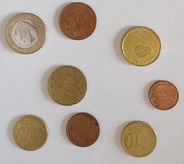
#> input picture P3/Monedas3.jpg, 184 x 164 px, shrunk from 872 x 780 before the run
$ jupyter execute --allow-errors VC_P3.ipynb
#> lines starting #> are read from the running program, lines starting #| are printed output that depends on the picture; after the words box and inside, x2 and y2 are one past the last pixel; in counts of white or black regions, pixels touching at a corner belong together; long printed decimals are rounded
#Paquetes necesarios

[cell 1]
import cv2
import numpy as np
import matplotlib.pyplot as plt
from math import dist

Carga imagen y convierte a RGB

Convierte a gris y muestra histograma

Cuenta elementos tras umbralizar

Búsqueda de componentes y sus contornos

[cell 2]
#Carga imagen ejemplo con monedas
img = cv2.imread('Monedas3.jpg')
#> img is the input picture: shape (164, 184, 3); mean B, G, R 157.1, 168.6, 180.7
print(img.shape)
#| (164, 184, 3)
#Recordando que OpenCV lee las imágenes en BGR, por lo que convertimos para visualizr RGB
img_rgb = cv2.cvtColor(img, cv2.COLOR_BGR2RGB)

#Convierte la imagen a todos de gris, mostrando el resultado
img_gris = cv2.cvtColor(img, cv2.COLOR_BGR2GRAY)

#Cálculo del histograma con 256 bins de una imagen en escala de grises
hist = cv2.calcHist([img_gris], [0], None, [256], [0, 256])
#> hist = 256 values, max 1440 at index 203, min 0 at index 0, mean 117.9
#Dos umbralizados. Te invito a probar con parámetros, aplicar filtro previo, etc.
umbral = 150
# Umbralizado binaria invertido, dado que por defecto se asume objetos en blanco
res,img_th1 = cv2.threshold(img_gris,umbral,255,cv2.THRESH_BINARY_INV)
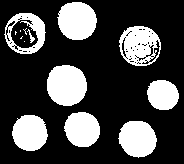
#> img_th1: shape (164, 184); 27.6% white; 14 white regions (5 under 20 px), largest, box (x1, y1, x2, y2) and area: (47, 65, 87, 106) 1321, (57, 2, 97, 40) 1193, (119, 26, 161, 66) 1138
#> res = 150
# Umbralizado con método de Otsu
ret2,img_th2 = cv2.threshold(img_gris,0,255,cv2.THRESH_BINARY_INV+cv2.THRESH_OTSU)
#> img_th2: shape (164, 184); 28.6% white; 20 white regions (11 under 20 px)
#> ret2 = 153
#Localiza contornos en imagen obtenida con umbral fijo
#findContours está diseñada para imágenes con la figura en blanco y el fondo negro
#La imagen de entrada debe ser de un canal y 8 bits excepto en los modos RETR_CCOMP o RETR_FLOODFILL
#hierarchy contiene información sobre el nivel del contorno, relaciones paterno-filiales

#Obtiene todos los contornos, externos e internos
contornos, hierarchy = cv2.findContours(
    img_th1, #imagen
    cv2.RETR_TREE, #Modo de recuperación (lista, árbol, nivel superior)
    cv2.CHAIN_APPROX_SIMPLE #Método de aproximación del contorno
    )
#> contornos = 82 contours, 68 with area under 20; largest, box (x1, y1, x2, y2) and area: (4, 13, 46, 54) 1300, (119, 26, 161, 66) 1283, (47, 65, 87, 106) 1262, (57, 2, 97, 40) 1137, (118, 121, 157, 158) 1043
#Obtiene únicamente los contornos externos
contornos2, hierarchy2 = cv2.findContours(img_th1,
    cv2.RETR_EXTERNAL ,
    cv2.CHAIN_APPROX_SIMPLE)
#> contornos2 = 8 contours; box (x1, y1, x2, y2) and area: (4, 13, 46, 54) 1300, (119, 26, 161, 66) 1283, (47, 65, 87, 106) 1262, (57, 2, 97, 40) 1137, (118, 121, 157, 158) 1043, (12, 115, 48, 151) 964, (64, 112, 100, 147) 944, (147, 80, 179, 110) 718

# Dibuja sobre la imagen de entrada todos los contornos en verde
#Cada vez que quiere pintar convierte img para no tener restos
img_rgb = cv2.cvtColor(img, cv2.COLOR_BGR2RGB)
cv2.drawContours(img_rgb, contornos, -1, (0,255,0), 3)

plt.subplot(131)
plt.axis("off")
plt.imshow(img_rgb)
plt.title('Todos los contornos')

# Dibuja sobre la imagen de entrada sólo contornos externos
img_rgb = cv2.cvtColor(img, cv2.COLOR_BGR2RGB)
cv2.drawContours(img_rgb, contornos2, -1, (0,255,0), 3)
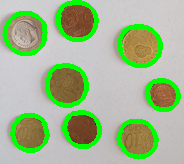
#> img_rgb: shape (164, 184, 3); mean R, G, B 158.3, 185.2, 140.5

plt.subplot(132)
plt.axis("off")
plt.imshow(img_rgb)
plt.title('Sólo externos')

#Dibuja contornos externos rellenos en imagen vacía
#crea imagen vacíanegra
img_cont = np.zeros(img_rgb.shape)
circle_cont=0;
for c in contornos2:
    #Área delcontorno
    area = cv2.contourArea(c)

    #Dimensión mínima (útil en ocasiones)
    if area > 10:
        #Perímetro delcontorno
        perimetro = cv2.arcLength(c,True)
        #Contenedor alineado con ejes de la imagen
        x,y,w,h = cv2.boundingRect(c)
        #Mínimo contenedor ajustado para el contorno
        rect = cv2.minAreaRect(c)
        #Mínimo círculo que lo contiene
        (cx,cy),radio = cv2.minEnclosingCircle(c)
        #Elipse ajustada al contorno
        if c.shape[0] > 5:
            elipse = cv2.fitEllipse(c)
            #Para determinadas tareas nos interesará mostrar estos valores
            if elipse[1][0] / elipse[1][1] >= 0.9 and elipse[1][1] / elipse[1][0] >= 0.9:
                circle_cont+=1

        #Dibuja los contornos
        cv2.drawContours(img_cont, [c], -1, (255,255,255), -1)
#> this loop made 8 passes
#> (area, perimetro, x, y, w, h, rect, cx) on passes 1 to 5: (1043, 124.2, 118, 121, 39, 37, ((137.2, 138.4), (36.09, 37.85), -78.69), 137.2), (963.5, 122.8, 12, 115, 36, 36, ((29.5, 132.5), (35, 35), -90), 29.15), (944, 116.6, 64, 112, 36, 35, ((81.5, 129), (34, 35), -90), 81.47), (718.5, 102.7, 147, 80, 32, 30, ((162.5, 94.5), (29, 31), -90), 162.1), (1261.5, 134, 47, 65, 40, 41, ((66.5, 85), (40, 39), -90), 66)
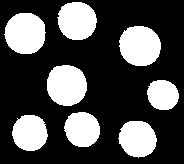
#> img_cont: shape (164, 184, 3) float64; 30.1% white; 8 white regions, largest, box (x1, y1, x2, y2) and area: (4, 13, 46, 54) 1359, (119, 26, 161, 66) 1343, (47, 65, 87, 106) 1321
#> after the loop, circle_cont = 8
print("Hay",circle_cont,"monedas")
#| Hay 8 monedas
plt.subplot(133)
plt.axis("off")
plt.imshow(img_cont)
plt.title('Externos rellenos')
plt.show()

TAREA: Captura una o varias imágenes con monedas no solapadas y algún objeto que no lo sea. Filtra los contornos que no se correpondan con monedas, y muestra el número total de monedas presentes en la imagen.

Una alternativa consiste en contar círculos utilizando la Transformada de Hough. La selección de parámetros puede ser "divertida", más [información](https://docs.opencv.org/4.x/da/d53/tutorial_py_houghcircles.html)

[cell 3]
#Conversión a gris
gris = cv2.cvtColor(img, cv2.COLOR_BGR2GRAY)
#Suaviza altas frecuencias
pimg = cv2.medianBlur(gris, 7)
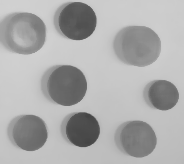
#> pimg: shape (164, 184); min 68, max 209, mean 171.9
#Localiza Círculos
circ = cv2.HoughCircles(
        pimg,  # imagen
        cv2.HOUGH_GRADIENT,  # tipo de detección
        1,
        100,  # distancia mínima entre círculos
        param1=100, # Valor del gradiente
        param2=50, #Umbral acumulador
        minRadius=50,  # radio mínimo
        maxRadius=150,  # radio máximo
    )
#> circ = None

#Dibuja sobre entrada  e imagen vacía
img_cont = np.zeros(img_rgb.shape)
img_rgb = cv2.cvtColor(img, cv2.COLOR_BGR2RGB)
#> (the rest of this cell did not finish here and is left out)

TAREA: Captura una o varias imágenes con monedas no solapadas, y otras con monedas solapadas. Identificada una moneda de un euro en la imagen, por ejemplo con un clic de ratón, calcular la cantidad de dinero presente en la imagen. ¿Qué problemas han observado?

[cell 4]
# [35 lines left out: function mouse_click_event, not called in this run]


while (True):

    cv2.imshow("image",img)
    cv2.setMouseCallback('image', mouse_click_event)
    if cv2.waitKey(20) == 27:
#> (key Esc is pressed here)
        break

# Destruye ventanas
cv2.destroyAllWindows()

Clasificación de microplásticos

TAREA: Estas tres imágenes han sido extraidas de las imágenes de mayor tamaño contenidas en la carpeta. Determina patrones geométricos para cada una de las tres clases y evalúa los aciertos y fallos con las imágenes completas la matriz de confusión. Para cada clase, determina el número de muestras que se clasifican correctamente de dicha clase, y el número de muestras que se clasifica incorrectamente por cada una de las otras dos clases.

El el trabajo [SMACC: A System for Microplastics Automatic Counting and Classification](https://doi.org/10.1109/ACCESS.2020.2970498), las características geométricas utilizadas en dicho trabajo fueron:

- Área en píxeles
- Perímetro en píxeles
- Compacidad (relación del cuadrado del perímetro con el área)
- Relación del área con la del contenedor
- Relación del ancho y el alto del contenedor
- Relación entre los ejes de la elipse ajustada
- Definido el centroide, relación entre las distancias menor y mayor al contorno

Si no se quedan satisfechos con la segmentación obtenida, es el mundo real, también en el README comento técnicas recientes de segmentación, que podrían despertar su curiosidad.

[cell 5]
#Localiza contornos en imagen obtenida con umbral fijo
#findContours está diseñada para imágenes con la figura en blanco y el fondo negro
#La imagen de entrada debe ser de un canal y 8 bits excepto en los modos RETR_CCOMP o RETR_FLOODFILL
#hierarchy contiene información sobre el nivel del contorno, relaciones paterno-filiales
imgF = cv2.imread('fragment-03-olympus-10-01-2020.JPG')
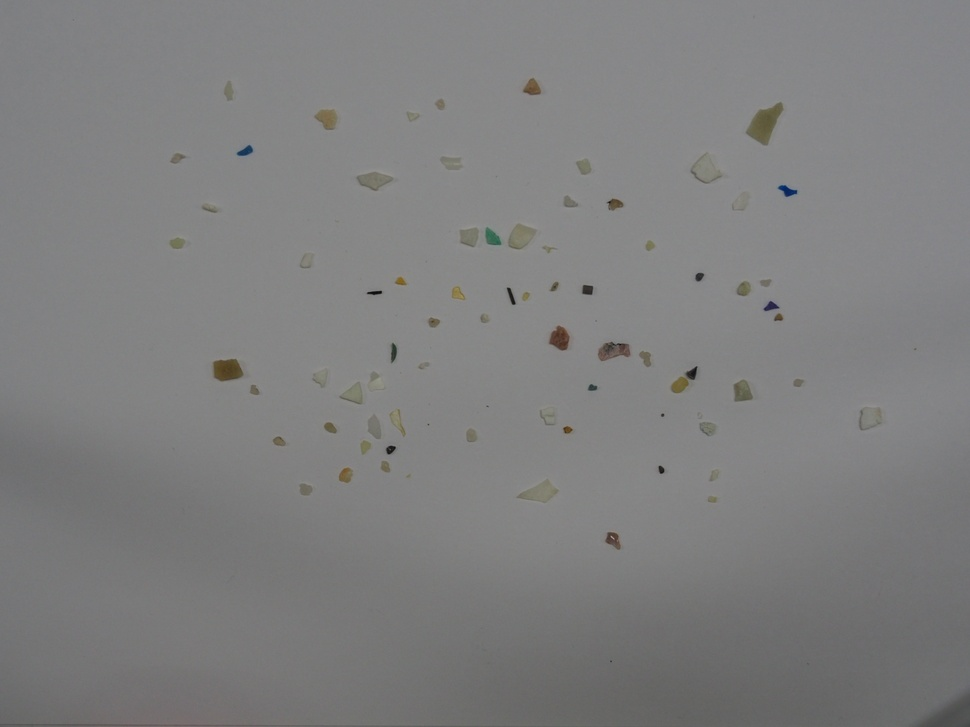
#> input picture P3/fragment-03-olympus-10-01-2020.JPG, 970 x 727 px, shrunk from 4608 x 3456 before the run
#> imgF is the input picture: shape (727, 970, 3); mean B, G, R 126.9, 126.8, 126.8
imgP = cv2.imread('pellet-03-olympus-10-01-2020.JPG')
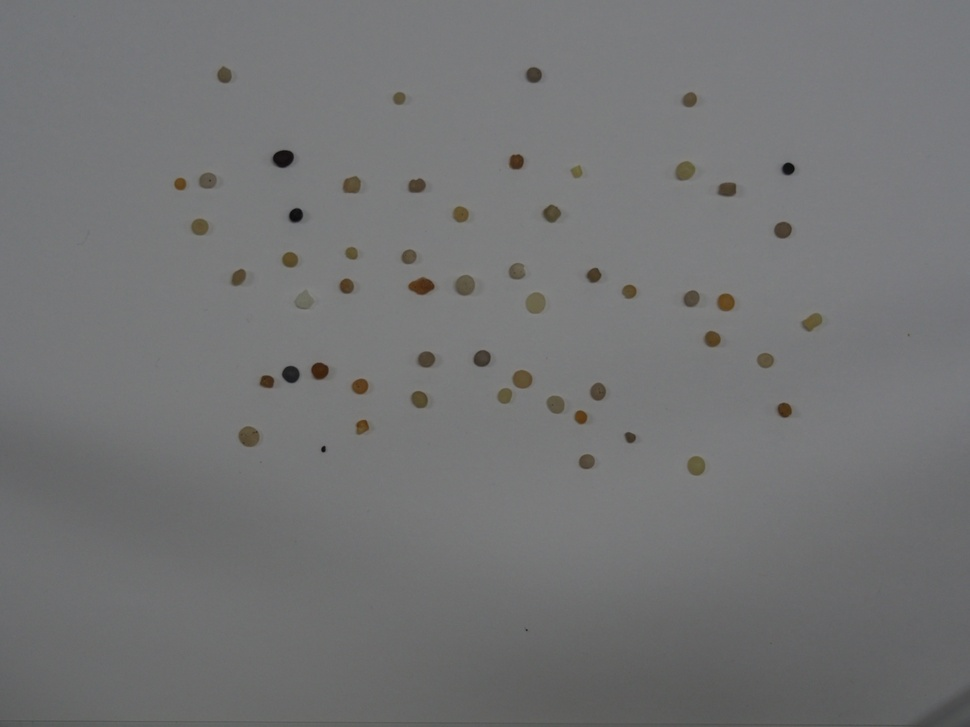
#> input picture P3/pellet-03-olympus-10-01-2020.JPG, 970 x 727 px, shrunk from 4608 x 3456 before the run
#> imgP is the input picture: shape (727, 970, 3); mean B, G, R 116.1, 115.6, 115.2
imgT = cv2.imread('tar-03-olympus-10-01-2020.JPG')
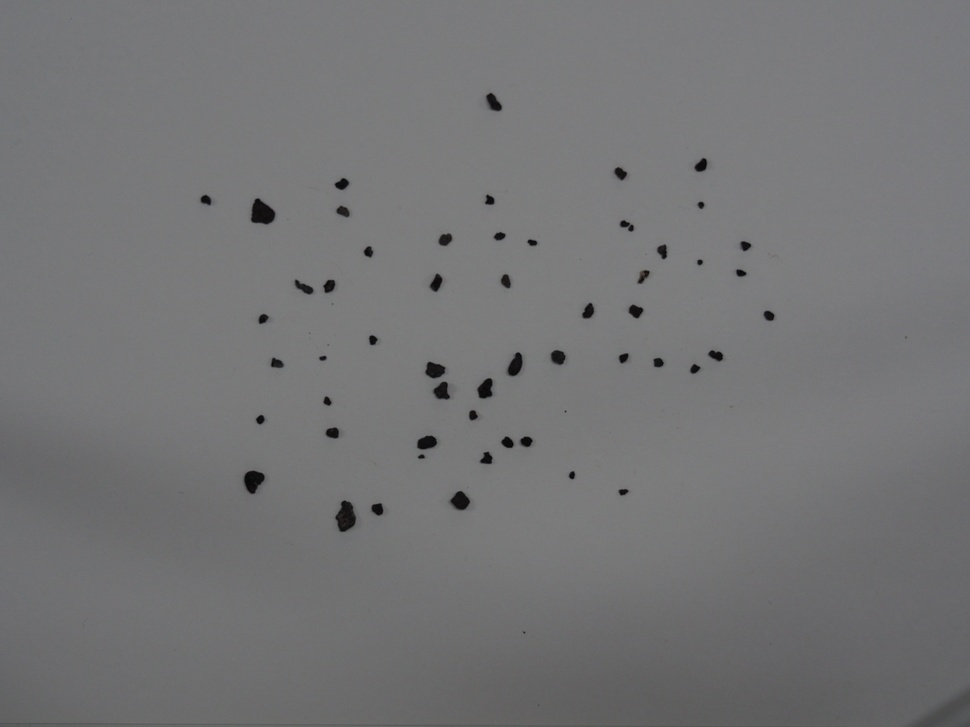
#> input picture P3/tar-03-olympus-10-01-2020.JPG, 970 x 727 px, shrunk from 4608 x 3456 before the run
#> imgT is the input picture: shape (727, 970, 3); mean B, G, R 117.2, 116.2, 116
umbralF=120
umbralP=100
umbralT=80
img_aux=imgP


def ProcesoDeImagen(imagen):

    #Obtiene todos los contornos, externos e internos

    contornos, hierarchy = cv2.findContours(
        imagen, #imagen
        cv2.RETR_TREE, #Modo de recuperación (lista, árbol, nivel superior)
        cv2.CHAIN_APPROX_SIMPLE #Método de aproximación del contorno
        )
    #Obtiene únicamente los contornos externos
    contornos2, hierarchy2 = cv2.findContours(imagen,
        cv2.RETR_EXTERNAL ,
        cv2.CHAIN_APPROX_SIMPLE)

    # Dibuja sobre la imagen de entrada todos los contornos en verde
    #Cada vez que quiere pintar convierte img para no tener restos
    img_rgb = cv2.cvtColor(imagen, cv2.COLOR_BGR2RGB)
    # Dibuja sobre la imagen de entrada sólo contornos externos
    img_rgb = cv2.cvtColor(imagen, cv2.COLOR_BGR2RGB)


    #Dibuja contornos externos rellenos en imagen vacía
    #crea imagen vacíanegra
    img_cont = np.zeros(img_rgb.shape)
    Tcount=0
    Pcount=0
    Fcount=0
    countFPT=[]
    for c in contornos2:
        #Área delcontorno
        area = cv2.contourArea(c)

        #Dimensión mínima (útil en ocasiones)
        if area>80:
            #Perímetro delcontorno
            perimetro = cv2.arcLength(c,True)
            #Contenedor alineado con ejes de la imagen
            x,y,w,h = cv2.boundingRect(c)
            #Mínimo contenedor ajustado para el contorno
            rect = cv2.minAreaRect(c)
            #Mínimo círculo que lo contiene
            (cx,cy),radio = cv2.minEnclosingCircle(c)
            compacidad = (perimetro**2) / area
            #Elipse ajustada al contorno
            if c.shape[0] > 5:
                elipse = cv2.fitEllipse(c)
                #Para determinadas tareas nos interesará mostrar estos valores
                centroide = elipse[0]
                ejeMayor=elipse[1][1]
                ejeMenor=elipse[1][0]
                relacionEjes=ejeMenor/ejeMayor
                excentricidad=np.sqrt(1-(relacionEjes**2))
                relacionAspecto=w/h
                relacionArea=area/(w*h)
                if compacidad<15.95 and np.isclose(relacionAspecto,1.0, rtol=1):
                    countFPT.append(1)
                    #print(elipse[1][0] / elipse[1][1],elipse[1][1] / elipse[1][0])
                #//////////////////////////////////////
                elif relacionArea<0.65 and relacionEjes<0.78:
                    countFPT.append(0)
                    #print(elipse[1][0] / elipse[1][1],elipse[1][1] / elipse[1][0])
                #//////////////////////////////////////
                else :
                    countFPT.append(2)
                    #print(elipse[1][0] / elipse[1][1],elipse[1][1] / elipse[1][0])

    return countFPT


img_grisF = cv2.cvtColor(imgF, cv2.COLOR_BGR2GRAY)
img_grisF=cv2.GaussianBlur(img_grisF,(25,25),0)
res,img_thF = cv2.threshold(img_grisF,umbralF,255,cv2.THRESH_BINARY_INV)
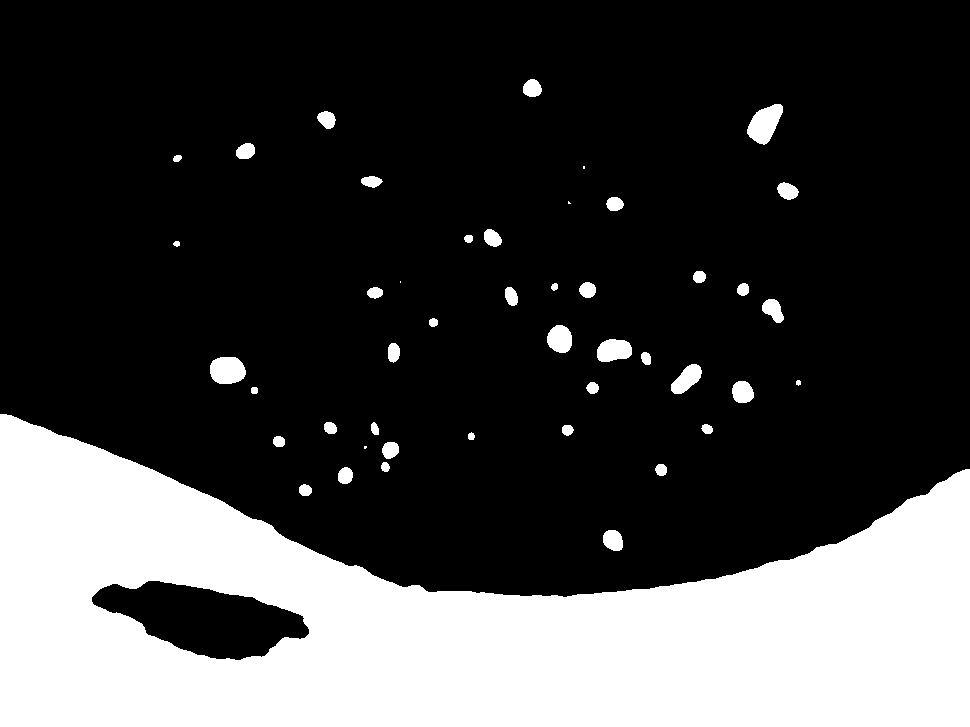
#> img_thF: shape (727, 970); 26.1% white; 46 white regions (4 under 20 px), largest, box (x1, y1, x2, y2) and area: (0, 414, 970, 727) 175324, (747, 104, 783, 145) 919, (210, 357, 246, 384) 807
#> res = 120
img_grisP = cv2.cvtColor(imgP, cv2.COLOR_BGR2GRAY)
res,img_thP = cv2.threshold(img_grisP,umbralP,255,cv2.THRESH_BINARY_INV)
#> img_thP: shape (727, 970); 8.7% white; 251 white regions (192 under 20 px), largest, box (x1, y1, x2, y2) and area: (0, 616, 970, 727) 49053, (238, 426, 260, 447) 346, (271, 150, 295, 168) 340
#> res = 100
img_grisT = cv2.cvtColor(imgT, cv2.COLOR_BGR2GRAY)
res,img_thT = cv2.threshold(img_grisT,umbralT,255,cv2.THRESH_BINARY_INV+cv2.THRESH_OTSU)
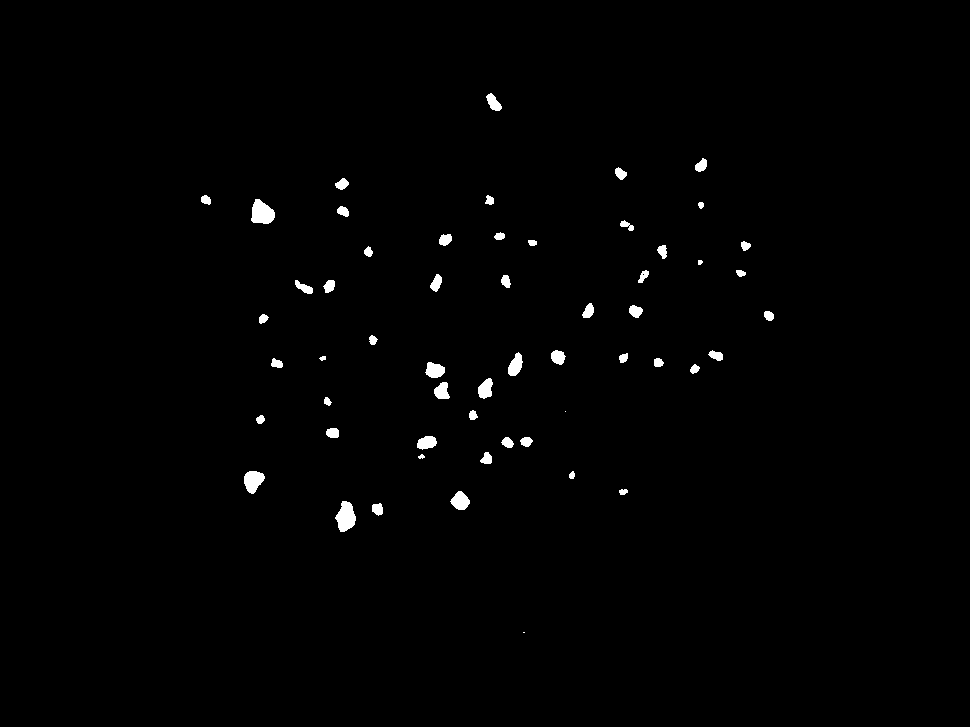
#> img_thT: shape (727, 970); 0.9% white; 56 white regions (2 under 20 px)
#> res = 71

print(ProcesoDeImagen(img_thF))
#> in ProcesoDeImagen, `contornos, hierarchy = cv2.findContours( imagen,`: contornos = 47 contours, 5 with area under 20; largest, box (x1, y1, x2, y2) and area: (0, 414, 970, 727) 184158, (91, 580, 310, 661) 10319, (747, 104, 783, 145) 866, (210, 357, 246, 384) 760, (597, 339, 632, 362) 601
#> in ProcesoDeImagen, `contornos2, hierarchy2 = cv2.findContours(imagen, cv2.RETR_EXTERNAL , ..`: contornos2 = 46 contours, 5 with area under 20; largest, box (x1, y1, x2, y2) and area: (0, 414, 970, 727) 184158, (747, 104, 783, 145) 866, (210, 357, 246, 384) 760, (597, 339, 632, 362) 601, (547, 325, 572, 353) 516
#> the loop in ProcesoDeImagen, `for c in contornos2:` made 46 passes
#> (area, perimetro, x, y, w, h, rect, cx) on pass 46: (240, 58.28, 523, 79, 19, 18, ((532, 87.5), (17, 18), -90), 531.8)
#| [1, 1, 1, 1, 1, 1, 1, 1, 0, 1, 1, 0, 1, 1, 1, 2, 1, 0, 1, 1, 1, 1, 1, 1, 1, 1, 0, 1, 1, 0, 1]
print(ProcesoDeImagen(img_thP))
#> the loop in ProcesoDeImagen (call 2), `for c in contornos2:` made 251 passes
#> c on passes 1 to 3: [[420, 719], [421, 719]], [[429, 718], [429, 719], [430, 719], [430, 718]], [[418, 717]]
#| [0, 1, 1, 1, 1, 1, 1, 1, 1, 1, 1, 1, 1, 1, 1, 1, 1, 1, 1, 1, 1, 0, 1, 1, 1, 1, 1, 1, 1, 1, 1, 1, 1, 1, 1, 1, 1, 1, 1, 1, 1, 1, 1, 1, 1, 1, 1, 1, 1, 1, 1, 1, 1]
print(ProcesoDeImagen(img_thT))
#| [1, 0, 1, 2, 2, 1, 2, 1, 0, 0, 2, 0, 0, 1, 1, 0, 0, 0, 0, 2, 2, 1, 1, 0, 0]

Las métricas se utilizan para mostrar la bondad de un clasificador, la siguiente celda obtiene varias para un conjunto de datos imaginario (y con etiquetas aleatorias). Si bien las trataremos con más detalle en teoría, muestro un repertorio de ellas, dando más peso a la matriz de confusión.

¿Qué es una matriz de confusión?
Se utiliza para mostrar el comportamiento de un clasificador par alas distintas clases consideradas, se relacionan las etiquetas de las muestras anotadas frente a las predichas por el clasificador. Se busca una matriz diagonal, pero la perfección es infrecuente

[cell 6]
#import random
import matplotlib.pyplot as plt
import seaborn as sns
from sklearn.metrics import (
    confusion_matrix,
    accuracy_score,
    precision_score,
    recall_score,
    f1_score
)


# Numero de muestras
n = 100
nclases = 3

y0=ProcesoDeImagen(img_thF)
y2=ProcesoDeImagen(img_thT)
y1=ProcesoDeImagen(img_thP)

y=y0+y1+y2
y_pred=[]

for i in range (len(y0)):
    y_pred.append(0)
#> this loop made 31 passes
for i in range (len(y1)):
    y_pred.append(1)
#> this loop made 53 passes
for i in range (len(y2)):
    y_pred.append(2)
#> this loop made 25 passes
print(len(y0), len(y1), len(y2))
#| 31 53 25
# A falta de clasificador y conjunto de datos, creamos anotaciones y predicciones de forma aleatoria
# Vector aleatorio con etiquetas anotadas

# Vector aleatorio con etiquetas predichas por un supuesto clasificador
#y_pred = [random.randint(0, nclases - 1) for _ in range(n)]


accuracy = accuracy_score(y, y_pred)
#Para más de una clase se define la forma de promediar
precision = precision_score(y, y_pred,average='weighted')
recall = recall_score(y, y_pred,average='weighted')
f1score = f1_score(y, y_pred,average='weighted')

print(f"Accuracy (TP/(n))= {accuracy}")
#| Accuracy (TP/(n))= 0.5688
print(f"Precision (TP/(TP+FP)) = {precision}")
#| Precision (TP/(TP+FP)) = 0.7836
print(f"Recall (TP/(TP+FN)) = {recall}")
#| Recall (TP/(TP+FN)) = 0.5688
print(f"F1 Score (2*(precision*recall)/(precision+recall)) = {f1score}")
#| F1 Score (2*(precision*recall)/(precision+recall)) = 0.6315


conf_matrix = confusion_matrix(y, y_pred)
plt.figure(figsize=(8,8))
sns.set(font_scale = 1.75)#tamaños tipografía
sns.set(font_scale = 3.0)

ax = sns.heatmap(

        conf_matrix, # confusion matrix 2D array
        annot=True, # Muestra números en las celdas
        fmt='d', # valores enteros
        cbar=False, # sin barra de colores
        cmap='flag', # mapa de colores
        #vmax=175 # contraste de color
        xticklabels=["Fragmentos","Pellets","Alquitrán"],
        yticklabels=["Fragmentos","Pellets","Alquitrán"],
    )

#Etiquetas matriz de confusión
label_font = {'size':'25'}
ax.set_xlabel("Predicha", labelpad=-0.75, fontdict=label_font)
ax.set_ylabel("Anotada", labelpad=20, fontdict=label_font)
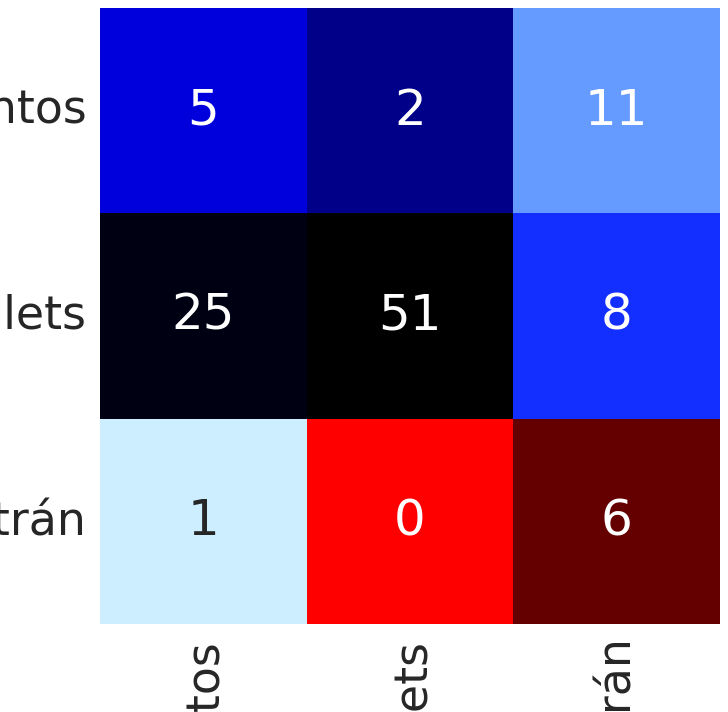
#> figure drawn by matplotlib, 1 panel
